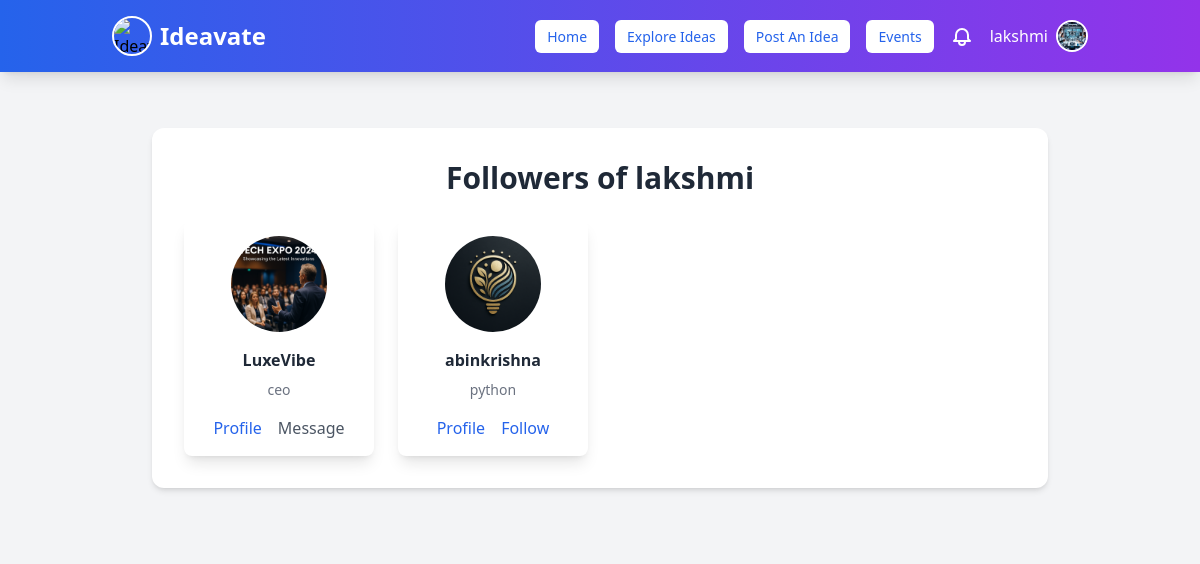
/profile/lakshmi/followers/ (signed in), run on the app's committed database.
### myapp/models.py (models this page shows, shortened)
class User(AbstractUser):
    is_user = models.BooleanField(default=False)
    is_organization = models.BooleanField(default=False)
    groups = models.ManyToManyField(Group, related_name="custom_user_groups", blank=True)
    user_permissions = models.ManyToManyField(Permission, related_name="custom_user_permissions", blank=True)

class UserProfile(models.Model):
    user = models.OneToOneField(User, on_delete=models.CASCADE, related_name="user_profile")
    profession = models.CharField(max_length=255, blank=True, null=True)  # Example: Entrepreneur, Developer
    expertise = models.CharField(max_length=255, blank=True, null=True)  # Example: AI, Marketing, FinTech
    bio = models.TextField(blank=True, null=True)  # Short user description
    profile_picture = models.ImageField(upload_to="profile_pics/", blank=True, null=True)
    class Meta:
        verbose_name = "User Profile"
        verbose_name_plural = "User Profiles"

class Follow(models.Model):
    follower = models.ForeignKey(User, related_name="follower", on_delete=models.CASCADE)
    following = models.ForeignKey(User, related_name="following", on_delete=models.CASCADE)
    created_at = models.DateTimeField(auto_now_add=True)
    class Meta:
        unique_together = ('follower', 'following')

class OrganizationProfile(models.Model):
    user = models.OneToOneField(User, on_delete=models.CASCADE, related_name="organization_profile")
    company_name = models.CharField(max_length=255, unique=True)
    description = models.TextField(blank=True, null=True)
    job_title = models.CharField(max_length=255)  # Role of the user in the company
    profile_picture = models.ImageField(upload_to="organization_profiles/", blank=True, null=True)
    class Meta:
        verbose_name = "Organization_Profile"
        verbose_name_plural = "Organization_Profiles"

### myapp/views.py (the view)
# urls.py: path('profile/<str:username>/followers/', views.view_followers, name='view_followers'),
@login_required(login_url='signin')
def view_followers(request, username):
    profile_user = get_object_or_404(User, username=username)
    followers = Follow.objects.filter(following=profile_user).select_related('follower')
    return render(request, 'followers_list.html', {
        'profile_user': profile_user,
        'followers': followers
    })

### myapp/context_processors.py (called while the page is built)
def notification_count(request):
    if request.user.is_authenticated:
        return {
            'unread_notification_count': Notification.objects.filter(
                recipient=request.user,
                is_read=False
            ).count()
        }
    return {}

### templates/followers_list.html (shortened to what this page needs)
{% extends "navbar.html" %}
{% block content %}
<section class="py-12 bg-gray-100">
  <div class="max-w-4xl mx-auto bg-white p-8 rounded-xl shadow-md">
    <h1 class="text-3xl font-bold text-gray-800 mb-6 text-center">Followers of {{ profile_user.username }}</h1>
    <div class="grid grid-cols-1 sm:grid-cols-2 md:grid-cols-3 lg:grid-cols-4 gap-6">
      {% for follow in followers %}
        {% with follower=follow.follower %}
          <div class="bg-white rounded-lg shadow-lg p-4 flex flex-col items-center">
            {% if follower.is_user %}
              {% with user_profile=follower.user_profile %}
                {% if user_profile.profile_picture and user_profile.profile_picture.name %}
                  <img src="{{ user_profile.profile_picture.url }}" class="w-24 h-24 rounded-full object-cover mb-4">
                {% else %}
                  <img src="https://via.placeholder.com/100" class="w-24 h-24 rounded-full object-cover mb-4">
                {% endif %}
                <h3 class="font-semibold text-gray-800 text-center">{{ follower.username }}</h3>
                <p class="text-sm text-gray-500 text-center mt-2">{{ user_profile.profession|default:"No profession" }}</p>
                <div class="mt-4 flex space-x-4">
                  <a href="{% url 'user_profile' follower.username %}" class="text-blue-600 hover:underline">Profile</a>
                  {% if follower != request.user %}
                    <a href="#" class="text-blue-600 hover:underline">Follow</a>
                  {% endif %}
                </div>
              {% endwith %}
            {% elif follower.is_organization %}
              {% with org_profile=follower.organization_profile %}
                {% if org_profile.profile_picture and org_profile.profile_picture.name %}
                  <img src="{{ org_profile.profile_picture.url }}" class="w-24 h-24 rounded-full object-cover mb-4">
                {% else %}
                  <img src="https://via.placeholder.com/100" class="w-24 h-24 rounded-full object-cover mb-4">
                {% endif %}
                <h3 class="font-semibold text-gray-800 text-center">{{ org_profile.company_name }}</h3>
                <p class="text-sm text-gray-500 text-center mt-2">{{ org_profile.job_title }}</p>
                <div class="mt-4 flex space-x-4">
                  <a href="{% url 'organization_profile' follower.username %}" class="text-blue-600 hover:underline">Profile</a>
                  {% if follower != request.user %}
                    <a href="#" class="text-gray-600 hover:underline">Message</a>
                  {% endif %}
                </div>
              {% endwith %}
            {% endif %}
          </div>
        {% endwith %}
      {% empty %}
        <p class="text-gray-500 col-span-full text-center">No followers yet.</p>
      {% endfor %}
    </div>
  </div>
</section>
{% endblock %}

### templates/navbar.html (shortened to what this page needs)
{% load static %}
<!DOCTYPE html>
<html lang="en">
<head>
  <script src="https://cdn.tailwindcss.com"></script>
</head>
<body class="bg-gray-100">
  <nav class="bg-gradient-to-r from-blue-600 to-purple-600 shadow-lg py-4 fixed w-full top-0 z-50">
    <div class="container mx-auto flex flex-wrap justify-between items-center px-6">
      <div class="flex items-center space-x-2">
        <img class="h-10 w-10 rounded-full border-2 border-white object-cover"
             src="https://media.istockphoto.com/id/1249851975/vector/business-thinking-creative-idea-vector-icon.jpg?s=612x612&w=0&k=20&c=cGoCnwbi7K9W0K0tqrPzbevhmY63EgKk7a1obYQx4v4="
             alt="Ideavate Logo">
        <a href="{% url 'home' %}" class="text-white text-2xl font-bold hover:opacity-90 transition">Ideavate</a>
      </div>
      <div id="nav-links" class="w-full md:flex md:items-center md:w-auto hidden">
        <div class="flex flex-col md:flex-row md:space-x-4 w-full md:w-auto items-center">
          {% if user.is_authenticated %}
            {% if user.is_superuser %}
              <a href="{% url 'admin_dashboard' %}" class="nav-button">Admin Dashboard</a>
            {% else %}
              {% if user.is_user %}
                <a href="{% url 'home' %}" class="nav-button">Home</a>
                <a href="{% url 'idea_list' %}" class="nav-button">Explore Ideas</a>
                <a href="{% url 'post_idea' %}" class="nav-button">Post An Idea</a>
                <a href="{% url 'events' %}" class="nav-button">Events</a>
              {% elif user.is_organization %}
                <a href="{% url 'home' %}" class="nav-button">Home</a>
                <a href="{% url 'idea_list' %}" class="nav-button">Explore Ideas</a>
                <a href="{% url 'events' %}" class="nav-button">Events</a>
                <a href="{% url 'post_event' %}" class="nav-button">Post Events</a>
              {% endif %}
              <div class="relative">
                <a href="{% url 'notifications' %}" class="text-white hover:text-blue-300 flex items-center">
                </a>
              </div>
              <div class="relative flex items-center space-x-2 ml-2">
                <span class="text-white font-medium">{{ user.username }}</span>
                <button onclick="toggleDropdown(event)" class="focus:outline-none">
                  {% if user.is_user and user.user_profile.profile_picture %}
                    <img
                      src="{{ user.user_profile.profile_picture.url }}"
                      alt="Profile"
                      class="h-8 w-8 rounded-full border-2 border-white object-cover"
                    />
                  {% elif user.is_organization and user.organization_profile.profile_picture %}
                    <img
                      src="{{ user.organization_profile.profile_picture.url }}"
                      alt="Company"
                      class="h-8 w-8 rounded-full border-2 border-white object-cover"
                    />
                  {% else %}
                    <img
                      src="{% static 'images/default-profile.png' %}"
                      alt="Default"
                      class="h-8 w-8 rounded-full border-2 border-white object-cover"
                    />
                  {% endif %}
                </button>
              </div>
            {% endif %}
          {% else %}
            <a href="{% url 'signin' %}" class="nav-button">Sign In</a>
            <a href="{% url 'signup' %}" class="nav-button">Sign Up</a>
          {% endif %}
        </div>
      </div>
    </div>
  </nav>
  <div class="container mx-auto px-4 py-20">
    {% block content %}{% endblock %}
  </div>
</body>
</html>

### templates/navbar.html (style rules this page uses)
.nav-button { padding: 6px 12px; font-size: 14px; background: white; color: #2563eb; font-weight: 500; border-radius: 6px; transition: background 0.3s ease-in-out; }

### data on the page
User: username "lakshmi", user_profile.profile_picture (picture)
Follow: profile_picture (picture), shows "Message"
OrganizationProfile: company_name "LuxeVibe", job_title "ceo"
Follow: profile_picture (picture), follower.username "abinkrishna", shows "Follow"
UserProfile: profession "python"
